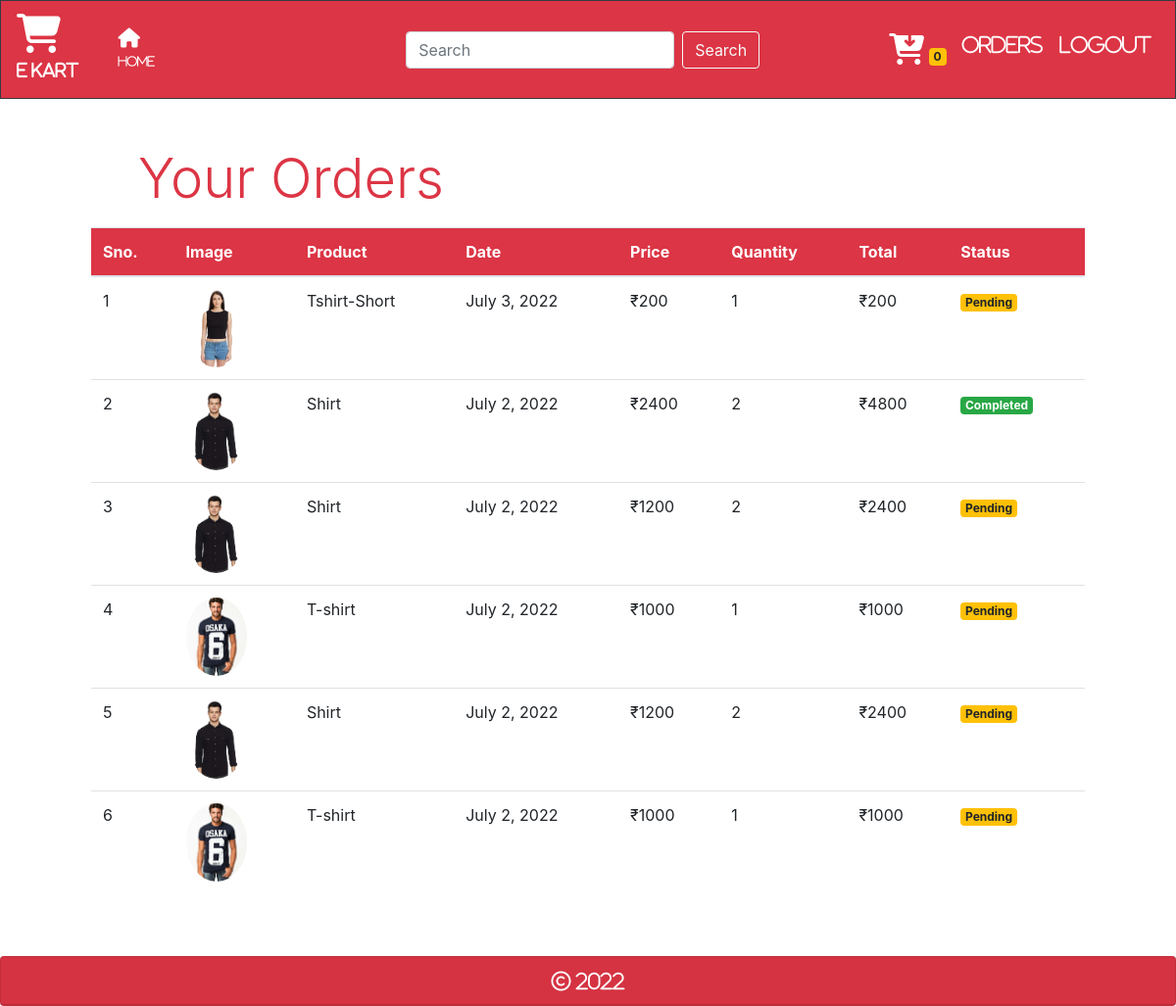
Page /orders (signed in) on the committed database.
### store/models/orders.py (models this page shows, shortened)
class Order(models.Model):
    product = models.ForeignKey(Product, on_delete=models.CASCADE)
    customer = models.ForeignKey(Customer, on_delete=models.CASCADE)
    quantity = models.IntegerField(default=1)
    price = models.IntegerField()
    address = models.CharField(max_length=500, default='', blank=True)
    phone = models.CharField(max_length=20, default='', blank=True)
    date = models.DateField(default=datetime.datetime.today)
    status = models.BooleanField(default=False)
    @staticmethod
    def get_orders_by_customer(customer_id):
        return Order.objects.filter(customer=customer_id).order_by('-date')

### store/models/product.py (models this page shows, shortened)
class Product(models.Model):
    name = models.CharField(max_length=50)
    price = models.IntegerField(default=0)
    category = models.ForeignKey(Category, on_delete=models.CASCADE, default=1)
    description = models.CharField(max_length=200, default='', null=True, blank=True)
    image = models.ImageField(upload_to='uploads/products/')

### store/middlewares/auth.py (the view)
# urls.py: path('orders', auth_middleware(OrderView.as_view()), name='orders'),   # 2nd Way to use middleware
    def middleware(request):
        returnUrl = request.META['PATH_INFO']
        print(request.META['PATH_INFO'])
        if not request.session.get('customer'):
            return redirect(f'login?return_url={returnUrl}')
        response = get_reponse(request)
        return response

### store/templatetags/custom_filter.py (called while the page is built)
@register.filter(name='currency')
def currency(number):
    return "₹"+str(number)

@register.filter(name='multiply')
def multiply(number, number1):
    return number * number1

### store/views/orders.py (called while the page is built)
    def get(self, request):
        customer = request.session.get('customer')
        orders = Order.get_orders_by_customer(customer)
        print(orders)
        return render(request, 'orders.html', {'orders': orders})

### store/templates/orders.html
{% extends 'base.html' %}
{% block content%}
{% load cart %}
{% load custom_filter %}
    <div class="container">
        <div class="p-4 m-4">
            <p class="display-4 pl-4 ml-4 text-danger">Your Orders</p>
            <table class="table">
                <thead class="bg-danger text-white">
                    <tr>
                        <th>Sno.</th>
                        <th>Image</th>
                        <th>Product</th>
                        <th>Date</th>
                        <th>Price</th>
                        <th>Quantity</th>
                        <th>Total</th>
                        <th>Status</th>
                    </tr>
                </thead>
                <tbody>
                    {% for order in orders %}
                    <tr>
                        <td>{{forloop.counter}}</td>
                        <td><img style="height: 80px;" class="rounded-circle" src="{{order.product.image.url}}" alt=""></td>
                        <td>{{order.product.name}}</td>
                        <td>{{order.date}}</td>
                        <td>{{order.price|currency}}</td>
                        <td>{{order.quantity}}</td>
                        <td>{{order.quantity|multiply:order.price|currency}}</td>
                        {% if order.status %}
                            <td><small class="badge badge-success">Completed</small></td>
                        {% else %}
                        <td><small class="badge badge-warning">Pending</small></td>
                        {% endif %}
                    </tr>
                    {% endfor %}
                </tbody>
            </table>
        </div>
    </div>
{% endblock %}

### rows in the picture
Order: product.image (picture), product.name "Tshirt-Short", date "July 3, 2022", price "₹200", quantity "1", quantity|multiply "₹200", status "Pending"
Order: product.image (picture), product.name "Shirt", date "July 2, 2022", price "₹2400", quantity "2", quantity|multiply "₹4800", status "Completed"
Order: product.image (picture), product.name "Shirt", date "July 2, 2022", price "₹1200", quantity "2", quantity|multiply "₹2400", status "Pending"
Order: product.image (picture), product.name "T-shirt", date "July 2, 2022", price "₹1000", quantity "1", quantity|multiply "₹1000", status "Pending"
Order: product.image (picture), product.name "Shirt", date "July 2, 2022", price "₹1200", quantity "2", quantity|multiply "₹2400", status "Pending"
Order: product.image (picture), product.name "T-shirt", date "July 2, 2022", price "₹1000", quantity "1", quantity|multiply "₹1000", status "Pending"

### other values in the picture
{{ request.session.cart.keys|length }} "0"
